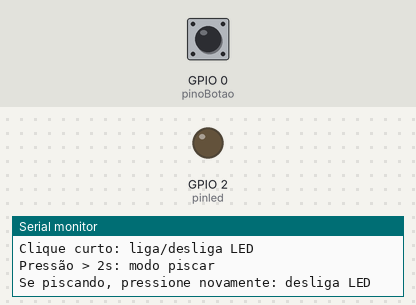
The program below on a simulated ESP32. On the bench: output pins drawn as LEDs (lit = HIGH), the last lines printed to the serial monitor. The inputs (shaded band) are chosen by the test bench; at power-on: GPIO 0 (pinoBotao) HIGH. Nothing arrives over Bluetooth unless stated.

Above: at 1.3 s.
1.4 s: GPIO 0 (pinoBotao) pulled LOW for 0.15 s
At 2.7 s:
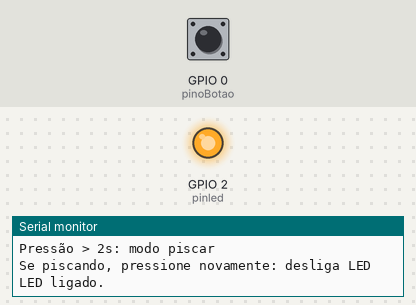
3.0 s: GPIO 0 (pinoBotao) pulled LOW for 1 s
At 5.3 s:
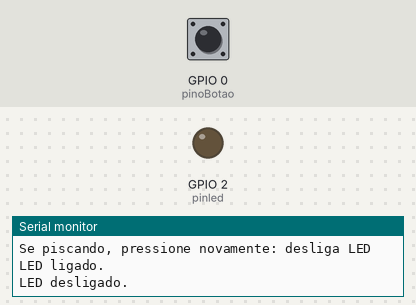
Timing chart, 0 to 6.8 s (numbered marks = the images above; inputs shaded):
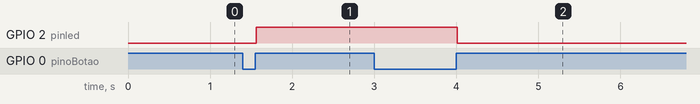

The program:

main.cpp
```cpp
#include <Arduino.h>
#include <BluetoothSerial.h>

// -------- Bluetooth Master --------

/*unsigned long tempo;
bool pisca;
bool led;
BluetoothSerial BTG;

uint8_t endG[] = {0xF4, 0x65, 0x0B, 0x48, 0xA6, 0xCA};

void setup()
{
  Serial.begin(9600);
  Serial.setTimeout(2000);
  pinMode(2, OUTPUT);
  if (BTG.begin("ESP32_Master_G", true))
  {
    Serial.println("Bluetooth (G) iniciado com sucesso!");
  }
  else
  {
    Serial.print("erro ao iniciar o bluetooth");
  }

  if (BTG.connect(endG))
  {
    Serial.println(" Conectado ao receptor G!");
  }
  else
  {
    Serial.println(" Falha ao conectar ao receptor G.");
  }

  Serial.println("Digite o comando: liga / desliga / pisca /");
}

void loop()
{
  if (BTG.available())
    {
        String mensagemRecebida = BTG.readStringUntil('\n');
        mensagemRecebida.trim();
        Serial.printf("Mensagem recebida: %s", mensagemRecebida);
    }
  String comando;
  if (Serial.available())
  {
    comando = Serial.readStringUntil('\n');
    comando.trim();
    BTG.println(comando);
  }

  if (comando.equalsIgnoreCase("ligar"))
  {
    led = true;
    pisca = false;
    Serial.println("led ligado");
  }

  if (comando.equalsIgnoreCase("desligar"))
  {
    led = false;
    pisca = false;
    Serial.println("led desligado");
  }

  if (comando.equals("pisca"))
  {
    Serial.println("faz o Led piscar");
    pisca = true;
  }

  if (pisca)
  {
    if (millis() - tempo >= 500)
    {
      led = !led;
      tempo = millis();
    }
  }

  digitalWrite(12, led);
}*/

// atividade 2

#include "BluetoothSerial.h"
#include "Bounce2.h"

BluetoothSerial BTG;

unsigned long tempoAtual = 0;
unsigned long tempoAnterior = 0;
bool estadoPisca = false;

bool pisca = false;
bool led = false;
const int pinoBotao = 0;
const int pinled = 2;

bool botaoPressionado = false;
int duracao;
bool estadoLed = false;

uint8_t endG[] = {0xF4, 0x65, 0x0B, 0x48, 0xA6, 0xCA};

Bounce botao = Bounce();

void setup()
{
  Serial.begin(9600);
  Serial.setTimeout(2000);

  pinMode(2, OUTPUT);
  botao.attach(pinoBotao, INPUT_PULLUP);

  // Bluetooth opcional (mantido, mas não interfere)
  if (BTG.begin("ESP32_Master_G", true))
  {
    Serial.println("Bluetooth (G) iniciado com sucesso!");
  }
  else
  {
    Serial.println("Erro ao iniciar o Bluetooth!");
  }

  if (BTG.connect(endG))
  {
    Serial.println("Conectado ao receptor G!");
  }
  else
  {
    Serial.println("Falha ao conectar ao receptor G.");
  }

  Serial.println("=== Sistema iniciado ===");
  Serial.println("Clique curto: liga/desliga LED");
  Serial.println("Pressão > 2s: modo piscar");
  Serial.println("Se piscando, pressione novamente: desliga LED");
}

void loop()
{
  tempoAtual = millis();
  botao.update();

  // Quando o botão é solto
  if (botao.rose())
  {
    // unsigned long duracao = botao.previousDuration(); // quanto tempo ficou pressionado

    if (botao.previousDuration() >= 2000)
    {
      // Se segurou mais de 2s → alterna o modo pisca
      estadoPisca = !estadoPisca;
      Serial.println(estadoPisca ? "Modo piscar ativado!" : "Modo piscar desligado!");
      if (!estadoPisca)
      {
        estadoLed = false;
        digitalWrite(pinled, LOW);
      }
    }
    else
    {
      // Clique curto → liga/desliga o LED (somente se não estiver piscando)
      if (!estadoPisca)
      {
        estadoLed = !estadoLed;
        digitalWrite(pinled, estadoLed);
        Serial.println(estadoLed ? "LED ligado." : "LED desligado.");
      }
    }
  }

  // Se estiver no modo pisca → alterna o LED a cada 2s
  if (estadoPisca && (tempoAtual - tempoAnterior >= 2000))
  {
    tempoAnterior = tempoAtual;
    estadoLed = !estadoLed;
    digitalWrite(pinled, estadoLed);
  }
}
```

Measured:
- after the input at 1.4 s, GPIO 2 (pinled): LOW → HIGH after 0.16 s
- after the input at 3.0 s, GPIO 2 (pinled): HIGH → LOW after 1.0 s
